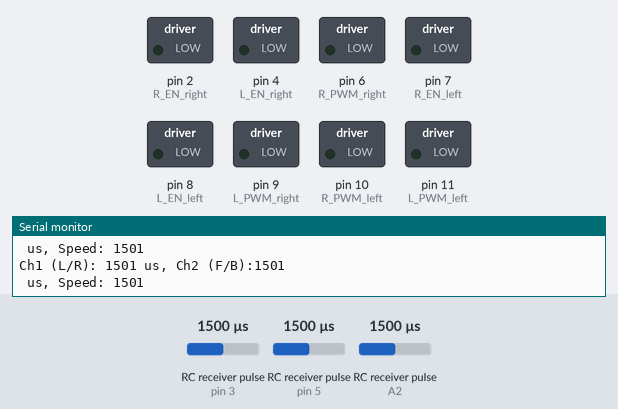
Simulated run of this sketch. Board: Arduino Uno, built with avr-gcc and run on an emulated ATmega328P. On the bench: switched loads named in the sketch (green lamp = pin HIGH), the last lines printed to the serial monitor. Wiring (inferred from the names in the program): 3 × RC receiver channel: data pin 3 / data pin 5 / data A2. The test bench sets the inputs (shaded band); at power-on: RC receiver pulse (sensors on pin 3, A2, pin 5) 1500 µs.

Above: at 1.2 s.
1.3 s: RC receiver pulse (sensor on pin 3) set to 1406 µs
2.8 s: RC receiver pulse (sensor on pin 3) set to 1390 µs
At 4.0 s:
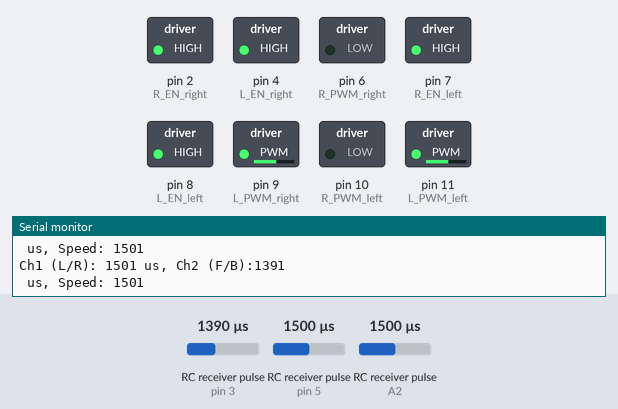
4.3 s: RC receiver pulse (sensor on A2) set to 1020 µs
At 5.2 s:
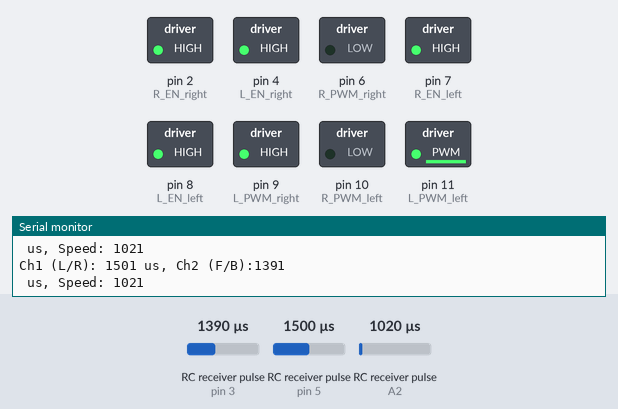
5.8 s: RC receiver pulse (sensor on A2) set to 1026 µs
At 6.4 s:
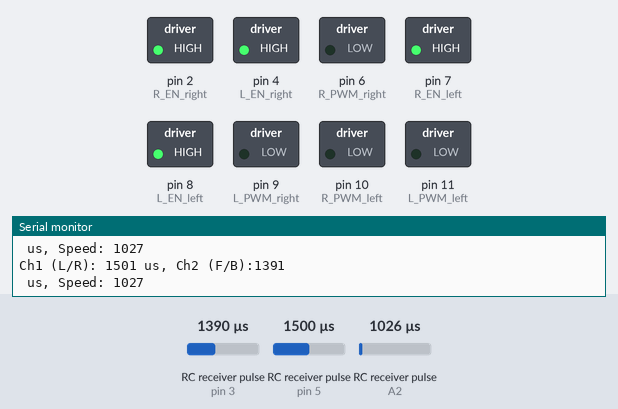
7.3 s: RC receiver pulse (sensor on A2) set to 1040 µs
At 8.5 s:
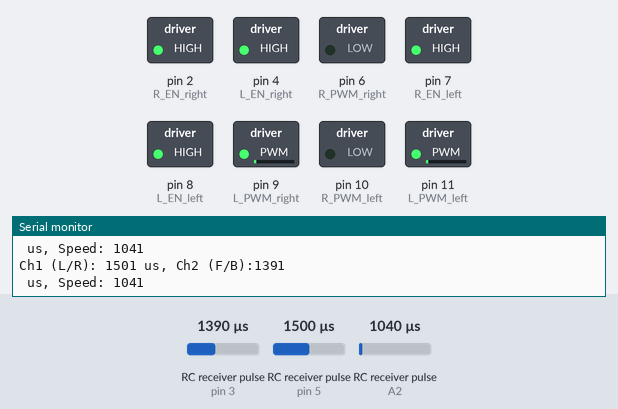
8.8 s: RC receiver pulse (sensor on pin 3) set to 1750 µs
At 9.9 s:
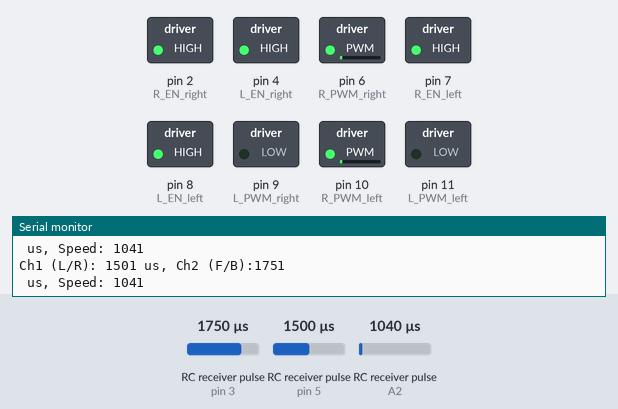
Timing chart, 0 to 11.3 s (numbered marks = the images above; inputs shaded):
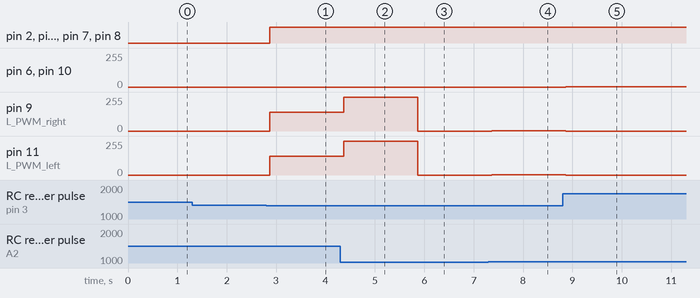

Measured:
- the behaviour switches between 1399 and 1398 µs on RC receiver pulse (sensor on pin 3) (found by bisection; images 0 and 1)
- the behaviour switches between 1025 and 1026 µs on RC receiver pulse (sensor on A2) (found by bisection; images 2 and 3)
- after the input at 2.8 s, pin 2 (R_EN_right), pin 4 (L_EN_right), pin 7 (R_EN_left), pin 8 (L_EN_left): LOW → HIGH after 0.07 s; pin 9 (L_PWM_right), pin 11 (L_PWM_left): 0/255 → 142/255 after 0.07 s
- after the input at 4.3 s, pin 9 (L_PWM_right): 142/255 → 255/255 after 0.07 s; pin 11 (L_PWM_left): 142/255 → 254/255 after 0.07 s
- after the input at 5.8 s, pin 9 (L_PWM_right): 255/255 → 0/255 after 0.07 s; pin 11 (L_PWM_left): 254/255 → 0/255 after 0.07 s
- after the input at 7.3 s, pin 9 (L_PWM_right), pin 11 (L_PWM_left): 0/255 → 3/255 after 0.07 s
- after the input at 8.8 s, pin 6 (R_PWM_right), pin 10 (R_PWM_left): 0/255 → 3/255 after 0.07 s; pin 9 (L_PWM_right), pin 11 (L_PWM_left): 3/255 → 0/255 after 0.07 s

The sketch:

BAPS_Varni_Robot.ino
```cpp
// Right motor driver pins
const int R_EN_right = 2;
const int L_EN_right = 4;
const int R_PWM_right = 6; // PWM pin for speed control
const int L_PWM_right = 9; // PWM pin for speed control

// Left motor driver pins
const int R_EN_left = 7;
const int L_EN_left = 8;
const int R_PWM_left = 10; // PWM pin for speed control
const int L_PWM_left = 11; // PWM pin for speed control

// Receiver signal pins
const int ch1Pin = 5;  // Channel 1 for left/right control
const int ch2Pin = 3;  // Channel 2 for forward/backward control
const int ch3Pin = A2;  // Channel 2 for speed

void setup() {
  // Set motor control pins as outputs
  pinMode(R_EN_right, OUTPUT);
  pinMode(L_EN_right, OUTPUT);
  pinMode(R_PWM_right, OUTPUT);
  pinMode(L_PWM_right, OUTPUT);

  pinMode(R_EN_left, OUTPUT);
  pinMode(L_EN_left, OUTPUT);
  pinMode(R_PWM_left, OUTPUT);
  pinMode(L_PWM_left, OUTPUT);

  // Set receiver channel pins as inputs
  pinMode(ch1Pin, INPUT);
  pinMode(ch2Pin, INPUT);
  pinMode(ch3Pin, INPUT);

  stopMotors();
  Serial.begin(115200);
}

void loop() {
  // Read pulse width from the receiver channels
  int ch1Value = pulseIn(ch1Pin, HIGH); // Channel 1 for left/right
  int ch2Value = pulseIn(ch2Pin, HIGH); // Channel 2 for forward/backward
  int ch3Value = pulseIn(ch3Pin, HIGH); // Channel 2 for forward/backward

  //Print channel values for debugging
  Serial.print("Ch1 (L/R): ");
  Serial.print(ch1Value);
  Serial.print(" us, Ch2 (F/B):");
  Serial.println(ch2Value);
  Serial.print(" us, Speed: ");
  Serial.println(ch3Value);

  // Map channel 2 value to PWM duty cycle (0-255) for speed
   int speed = map(ch3Value, 1030, 1875, 0, 255); //Speed


//  int speed_FB_1 = map(ch2Value, 995, 2000, 0, 255); // Adjust 1000, 2000 based on range
//  int speed_FB_2 = map(ch2Value, 2000, 995, 0, 255); // Adjust 1000, 2000 based on range
//
//  int speed_LR_1 = map(ch1Value, 1140, 1990, 0, 255); // Adjust 1000, 2000 based on range          _1
//  int speed_LR_2 = map(ch1Value, 1990, 1140, 0, 255); // Adjust 1000, 2000 based on range


  // Determine movement based on channel 2 and channel 1 values
  if (ch2Value > 1550) {
    moveForward(speed);
  } else if (ch2Value < 1400) {
    moveBackward(speed);
  } else if (ch1Value > 1550) {
    turnRight(speed);
  } else if (ch1Value < 1400) {
    turnLeft(speed);
  }else if ((ch1Value == 0) && (ch2Value == 0)){
    stopMotors();
  }
  else{
    stopMotors();
  }

  delay(20); // Adjust delay as needed
}

void moveForward(int speed) {
  // Both motors forward
  // Enable the motor drivers
  digitalWrite(R_EN_right, HIGH);
  digitalWrite(L_EN_right, HIGH);
  digitalWrite(R_EN_left, HIGH);
  digitalWrite(L_EN_left, HIGH);  // Set PWM values for forward movement

  analogWrite(R_PWM_right, speed); // Set right motor speed
  analogWrite(L_PWM_right, 0);      // Set left motor speed to 0 for forward
  analogWrite(R_PWM_left, speed);   // Set left motor speed
  analogWrite(L_PWM_left, 0);       // Set right motor speed to 0 for forward
}

void moveBackward(int speed) {
  // Both motors backward
  digitalWrite(R_EN_right, HIGH);
  digitalWrite(L_EN_right, HIGH);
  digitalWrite(R_EN_left, HIGH);
  digitalWrite(L_EN_left, HIGH);

  analogWrite(R_PWM_right, 0);      // Set right motor speed to 0 for backward
  analogWrite(L_PWM_right, speed);   // Set left motor speed
  analogWrite(R_PWM_left, 0);       // Set left motor speed to 0 for backward
  analogWrite(L_PWM_left, speed);   // Set right motor speed
}

void turnRight(int speed) {
  // Right motor backward, Left motor forward
  digitalWrite(R_EN_right, HIGH);
  digitalWrite(L_EN_right, HIGH);
  digitalWrite(R_EN_left, HIGH);
  digitalWrite(L_EN_left, HIGH);

  analogWrite(R_PWM_right, speed);
  analogWrite(L_PWM_right, 0);
  analogWrite(R_PWM_left, 0);
  analogWrite(L_PWM_left, speed);
}

void turnLeft(int speed) {
  // Right motor forward, Left motor backward
  digitalWrite(R_EN_right, HIGH);
  digitalWrite(L_EN_right, HIGH);
  digitalWrite(R_EN_left, HIGH);
  digitalWrite(L_EN_left, HIGH);

  analogWrite(R_PWM_right, 0);
  analogWrite(L_PWM_right, speed);
  analogWrite(R_PWM_left, speed);
  analogWrite(L_PWM_left, 0);
}

void stopMotors() {
  // Stop both motors
  digitalWrite(R_EN_right, LOW);
  digitalWrite(L_EN_right, LOW);
  analogWrite(R_PWM_right, 0);

  digitalWrite(R_EN_left, LOW);
  digitalWrite(L_EN_left, LOW);
  analogWrite(L_PWM_left, 0);
}
```
